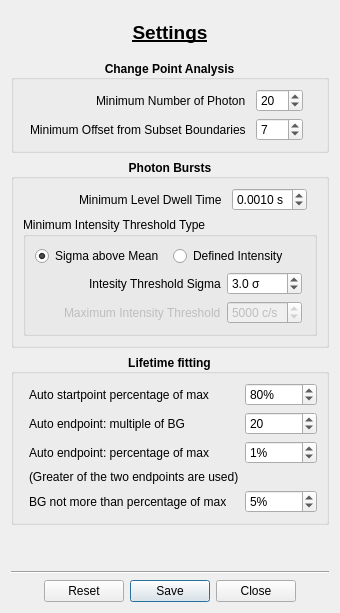
<?xml version="1.0" encoding="UTF-8"?>
<ui version="4.0">
 <class>Form</class>
 <widget class="QWidget" name="Form">
  <property name="windowModality">
   <enum>Qt::ApplicationModal</enum>
  </property>
  <property name="geometry">
   <rect>
    <x>0</x>
    <y>0</y>
    <width>350</width>
    <height>635</height>
   </rect>
  </property>
  <property name="minimumSize">
   <size>
    <width>350</width>
    <height>420</height>
   </size>
  </property>
  <property name="windowTitle">
   <string>Full SMS Settings</string>
  </property>
  <layout class="QVBoxLayout" name="verticalLayout">
   <property name="sizeConstraint">
    <enum>QLayout::SetFixedSize</enum>
   </property>
   <item>
    <spacer name="verticalSpacer_2">
     <property name="orientation">
      <enum>Qt::Vertical</enum>
     </property>
     <property name="sizeType">
      <enum>QSizePolicy::Fixed</enum>
     </property>
     <property name="sizeHint" stdset="0">
      <size>
       <width>20</width>
       <height>10</height>
      </size>
     </property>
    </spacer>
   </item>
   <item>
    <widget class="QLabel" name="label">
     <property name="font">
      <font>
       <pointsize>14</pointsize>
       <weight>75</weight>
       <bold>true</bold>
       <underline>true</underline>
      </font>
     </property>
     <property name="text">
      <string>Settings</string>
     </property>
     <property name="alignment">
      <set>Qt::AlignCenter</set>
     </property>
    </widget>
   </item>
   <item>
    <spacer name="verticalSpacer_3">
     <property name="orientation">
      <enum>Qt::Vertical</enum>
     </property>
     <property name="sizeType">
      <enum>QSizePolicy::Fixed</enum>
     </property>
     <property name="sizeHint" stdset="0">
      <size>
       <width>20</width>
       <height>10</height>
      </size>
     </property>
    </spacer>
   </item>
   <item>
    <widget class="QGroupBox" name="groupBox_2">
     <property name="font">
      <font>
       <weight>75</weight>
       <bold>true</bold>
      </font>
     </property>
     <property name="title">
      <string>Change Point Analysis</string>
     </property>
     <property name="alignment">
      <set>Qt::AlignCenter</set>
     </property>
     <layout class="QFormLayout" name="formLayout_3">
      <property name="labelAlignment">
       <set>Qt::AlignRight|Qt::AlignTrailing|Qt::AlignVCenter</set>
      </property>
      <property name="formAlignment">
       <set>Qt::AlignRight|Qt::AlignTop|Qt::AlignTrailing</set>
      </property>
      <property name="horizontalSpacing">
       <number>10</number>
      </property>
      <property name="rightMargin">
       <number>30</number>
      </property>
      <item row="0" column="0">
       <widget class="QLabel" name="label_3">
        <property name="font">
         <font>
          <weight>50</weight>
          <bold>false</bold>
         </font>
        </property>
        <property name="text">
         <string>Minimum Number of Photon</string>
        </property>
       </widget>
      </item>
      <item row="0" column="1">
       <widget class="QSpinBox" name="spbCPA_min_num_photons">
        <property name="maximumSize">
         <size>
          <width>50</width>
          <height>16777215</height>
         </size>
        </property>
        <property name="font">
         <font>
          <weight>50</weight>
          <bold>false</bold>
         </font>
        </property>
        <property name="minimum">
         <number>5</number>
        </property>
        <property name="maximum">
         <number>100</number>
        </property>
        <property name="value">
         <number>20</number>
        </property>
       </widget>
      </item>
      <item row="1" column="0">
       <widget class="QLabel" name="label_4">
        <property name="font">
         <font>
          <weight>50</weight>
          <bold>false</bold>
         </font>
        </property>
        <property name="text">
         <string>Minimum Offset from Subset Boundaries</string>
        </property>
       </widget>
      </item>
      <item row="1" column="1">
       <widget class="QSpinBox" name="spbCPA_min_boundary_off">
        <property name="maximumSize">
         <size>
          <width>50</width>
          <height>16777215</height>
         </size>
        </property>
        <property name="font">
         <font>
          <weight>50</weight>
          <bold>false</bold>
         </font>
        </property>
        <property name="minimum">
         <number>0</number>
        </property>
        <property name="maximum">
         <number>20</number>
        </property>
        <property name="value">
         <number>7</number>
        </property>
       </widget>
      </item>
     </layout>
    </widget>
   </item>
   <item>
    <widget class="QGroupBox" name="groupBox">
     <property name="font">
      <font>
       <weight>75</weight>
       <bold>true</bold>
      </font>
     </property>
     <property name="title">
      <string>Photon Bursts</string>
     </property>
     <property name="alignment">
      <set>Qt::AlignCenter</set>
     </property>
     <property name="checkable">
      <bool>false</bool>
     </property>
     <layout class="QVBoxLayout" name="verticalLayout_2">
      <item>
       <layout class="QFormLayout" name="formLayout_2">
        <property name="labelAlignment">
         <set>Qt::AlignRight|Qt::AlignTrailing|Qt::AlignVCenter</set>
        </property>
        <property name="formAlignment">
         <set>Qt::AlignRight|Qt::AlignTop|Qt::AlignTrailing</set>
        </property>
        <property name="horizontalSpacing">
         <number>10</number>
        </property>
        <property name="rightMargin">
         <number>20</number>
        </property>
        <item row="0" column="0">
         <widget class="QLabel" name="label_2">
          <property name="font">
           <font>
            <weight>50</weight>
            <bold>false</bold>
           </font>
          </property>
          <property name="text">
           <string>Minimum Level Dwell Time</string>
          </property>
         </widget>
        </item>
        <item row="0" column="1">
         <widget class="QDoubleSpinBox" name="dsbPB_min_dwell_time">
          <property name="maximumSize">
           <size>
            <width>75</width>
            <height>16777215</height>
           </size>
          </property>
          <property name="font">
           <font>
            <weight>50</weight>
            <bold>false</bold>
           </font>
          </property>
          <property name="suffix">
           <string> s</string>
          </property>
          <property name="decimals">
           <number>4</number>
          </property>
          <property name="minimum">
           <double>0.000100000000000</double>
          </property>
          <property name="maximum">
           <double>0.100000000000000</double>
          </property>
          <property name="singleStep">
           <double>0.000010000000000</double>
          </property>
          <property name="stepType">
           <enum>QAbstractSpinBox::AdaptiveDecimalStepType</enum>
          </property>
          <property name="value">
           <double>0.001000000000000</double>
          </property>
         </widget>
        </item>
       </layout>
      </item>
      <item>
       <widget class="QGroupBox" name="groupBox_3">
        <property name="font">
         <font>
          <weight>50</weight>
          <bold>false</bold>
         </font>
        </property>
        <property name="title">
         <string>Minimum Intensity Threshold Type</string>
        </property>
        <layout class="QVBoxLayout" name="verticalLayout_3">
         <item>
          <layout class="QHBoxLayout" name="horizontalLayout">
           <item>
            <widget class="QRadioButton" name="rdbPB_use_sigma">
             <property name="sizePolicy">
              <sizepolicy hsizetype="MinimumExpanding" vsizetype="Fixed">
               <horstretch>0</horstretch>
               <verstretch>0</verstretch>
              </sizepolicy>
             </property>
             <property name="text">
              <string>Sigma above Mean</string>
             </property>
             <property name="checked">
              <bool>true</bool>
             </property>
            </widget>
           </item>
           <item>
            <widget class="QRadioButton" name="rdbPB_use_defined_int">
             <property name="sizePolicy">
              <sizepolicy hsizetype="MinimumExpanding" vsizetype="Fixed">
               <horstretch>0</horstretch>
               <verstretch>0</verstretch>
              </sizepolicy>
             </property>
             <property name="text">
              <string>Defined Intensity</string>
             </property>
            </widget>
           </item>
          </layout>
         </item>
         <item>
          <layout class="QFormLayout" name="formLayout_4">
           <property name="labelAlignment">
            <set>Qt::AlignRight|Qt::AlignTrailing|Qt::AlignVCenter</set>
           </property>
           <property name="formAlignment">
            <set>Qt::AlignRight|Qt::AlignTop|Qt::AlignTrailing</set>
           </property>
           <property name="rightMargin">
            <number>9</number>
           </property>
           <item row="0" column="0">
            <widget class="QLabel" name="label_6">
             <property name="font">
              <font>
               <weight>50</weight>
               <bold>false</bold>
              </font>
             </property>
             <property name="text">
              <string>Intesity Threshold Sigma</string>
             </property>
            </widget>
           </item>
           <item row="0" column="1">
            <widget class="QDoubleSpinBox" name="dsbPB_sigma_int_thresh">
             <property name="maximumSize">
              <size>
               <width>75</width>
               <height>16777215</height>
              </size>
             </property>
             <property name="font">
              <font>
               <weight>50</weight>
               <bold>false</bold>
              </font>
             </property>
             <property name="suffix">
              <string> σ</string>
             </property>
             <property name="decimals">
              <number>1</number>
             </property>
             <property name="minimum">
              <double>1.000000000000000</double>
             </property>
             <property name="maximum">
              <double>10.000000000000000</double>
             </property>
             <property name="singleStep">
              <double>0.100000000000000</double>
             </property>
             <property name="stepType">
              <enum>QAbstractSpinBox::AdaptiveDecimalStepType</enum>
             </property>
             <property name="value">
              <double>3.000000000000000</double>
             </property>
            </widget>
           </item>
           <item row="1" column="0">
            <widget class="QLabel" name="label_8">
             <property name="enabled">
              <bool>false</bool>
             </property>
             <property name="font">
              <font>
               <weight>50</weight>
               <bold>false</bold>
              </font>
             </property>
             <property name="text">
              <string>Maximum Intensity Threshold</string>
             </property>
            </widget>
           </item>
           <item row="1" column="1">
            <widget class="QSpinBox" name="spbPB_defined_int_thresh">
             <property name="enabled">
              <bool>false</bool>
             </property>
             <property name="maximumSize">
              <size>
               <width>75</width>
               <height>16777215</height>
              </size>
             </property>
             <property name="font">
              <font>
               <weight>50</weight>
               <bold>false</bold>
              </font>
             </property>
             <property name="suffix">
              <string> c/s</string>
             </property>
             <property name="prefix">
              <string/>
             </property>
             <property name="minimum">
              <number>300</number>
             </property>
             <property name="maximum">
              <number>999999999</number>
             </property>
             <property name="singleStep">
              <number>10</number>
             </property>
             <property name="stepType">
              <enum>QAbstractSpinBox::DefaultStepType</enum>
             </property>
             <property name="value">
              <number>5000</number>
             </property>
            </widget>
           </item>
          </layout>
         </item>
        </layout>
       </widget>
      </item>
     </layout>
    </widget>
   </item>
   <item>
    <widget class="QGroupBox" name="groupBox_4">
     <property name="font">
      <font>
       <weight>75</weight>
       <bold>true</bold>
      </font>
     </property>
     <property name="title">
      <string>Lifetime fitting</string>
     </property>
     <property name="alignment">
      <set>Qt::AlignCenter</set>
     </property>
     <layout class="QFormLayout" name="formLayout">
      <item row="0" column="1">
       <layout class="QFormLayout" name="formLayout_5">
        <item row="0" column="1">
         <widget class="QSpinBox" name="spb_start_percent">
          <property name="font">
           <font>
            <weight>50</weight>
            <bold>false</bold>
           </font>
          </property>
          <property name="suffix">
           <string>%</string>
          </property>
          <property name="value">
           <number>80</number>
          </property>
         </widget>
        </item>
        <item row="0" column="0">
         <widget class="QLabel" name="label_5">
          <property name="font">
           <font>
            <weight>50</weight>
            <bold>false</bold>
           </font>
          </property>
          <property name="text">
           <string>Auto startpoint percentage of max</string>
          </property>
         </widget>
        </item>
        <item row="1" column="0">
         <widget class="QLabel" name="label_7">
          <property name="font">
           <font>
            <weight>50</weight>
            <bold>false</bold>
           </font>
          </property>
          <property name="text">
           <string>Auto endpoint: multiple of BG</string>
          </property>
         </widget>
        </item>
        <item row="1" column="1">
         <widget class="QSpinBox" name="spb_end_multiple">
          <property name="font">
           <font>
            <weight>50</weight>
            <bold>false</bold>
           </font>
          </property>
          <property name="value">
           <number>20</number>
          </property>
         </widget>
        </item>
        <item row="2" column="0">
         <widget class="QLabel" name="label_9">
          <property name="font">
           <font>
            <weight>50</weight>
            <bold>false</bold>
           </font>
          </property>
          <property name="text">
           <string>Auto endpoint: percentage of max</string>
          </property>
         </widget>
        </item>
        <item row="2" column="1">
         <widget class="QSpinBox" name="spb_end_percent">
          <property name="font">
           <font>
            <weight>50</weight>
            <bold>false</bold>
           </font>
          </property>
          <property name="suffix">
           <string>%</string>
          </property>
          <property name="maximum">
           <number>10</number>
          </property>
          <property name="value">
           <number>1</number>
          </property>
         </widget>
        </item>
        <item row="4" column="0">
         <widget class="QLabel" name="label_10">
          <property name="font">
           <font>
            <weight>50</weight>
            <bold>false</bold>
           </font>
          </property>
          <property name="text">
           <string>BG not more than percentage of max</string>
          </property>
         </widget>
        </item>
        <item row="4" column="1">
         <widget class="QSpinBox" name="spb_bg_percent">
          <property name="font">
           <font>
            <weight>50</weight>
            <bold>false</bold>
           </font>
          </property>
          <property name="suffix">
           <string>%</string>
          </property>
          <property name="maximum">
           <number>20</number>
          </property>
          <property name="value">
           <number>5</number>
          </property>
         </widget>
        </item>
        <item row="3" column="0">
         <widget class="QLabel" name="label_11">
          <property name="font">
           <font>
            <weight>50</weight>
            <bold>false</bold>
           </font>
          </property>
          <property name="text">
           <string>(Greater of the two endpoints are used)</string>
          </property>
         </widget>
        </item>
       </layout>
      </item>
     </layout>
    </widget>
   </item>
   <item>
    <spacer name="verticalSpacer">
     <property name="orientation">
      <enum>Qt::Vertical</enum>
     </property>
     <property name="sizeHint" stdset="0">
      <size>
       <width>20</width>
       <height>40</height>
      </size>
     </property>
    </spacer>
   </item>
   <item>
    <widget class="Line" name="line_2">
     <property name="orientation">
      <enum>Qt::Horizontal</enum>
     </property>
    </widget>
   </item>
   <item>
    <widget class="QDialogButtonBox" name="buttonBox">
     <property name="standardButtons">
      <set>QDialogButtonBox::Close|QDialogButtonBox::Reset|QDialogButtonBox::Save</set>
     </property>
     <property name="centerButtons">
      <bool>true</bool>
     </property>
    </widget>
   </item>
  </layout>
 </widget>
 <resources/>
 <connections/>
</ui>
